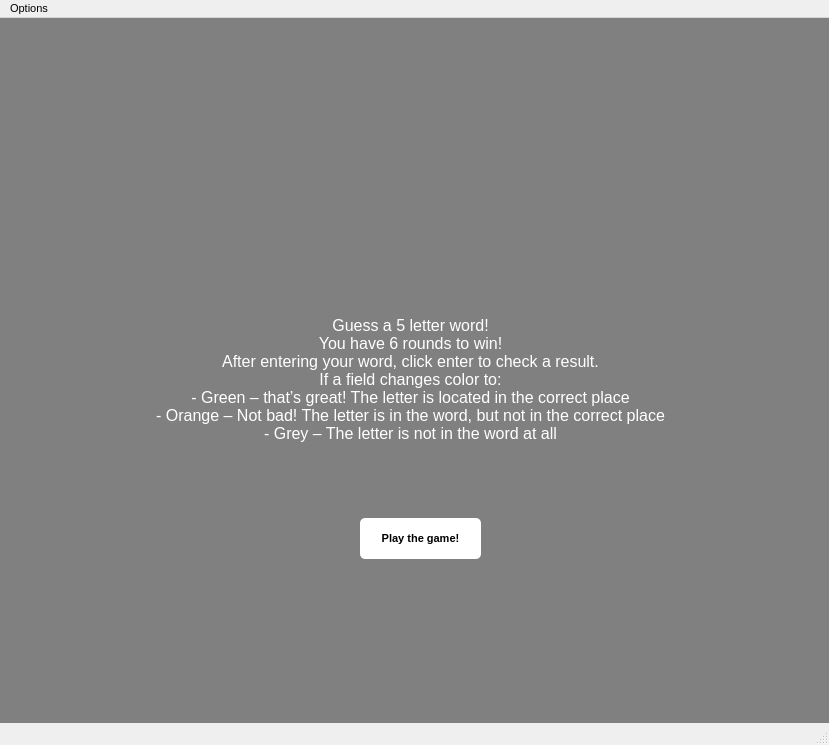
<?xml version="1.0" encoding="UTF-8"?>
<ui version="4.0">
 <class>MainWindow</class>
 <widget class="QMainWindow" name="MainWindow">
  <property name="geometry">
   <rect>
    <x>0</x>
    <y>0</y>
    <width>829</width>
    <height>745</height>
   </rect>
  </property>
  <property name="font">
   <font>
    <pointsize>8</pointsize>
   </font>
  </property>
  <property name="cursor">
   <cursorShape>ArrowCursor</cursorShape>
  </property>
  <property name="windowTitle">
   <string>MainWindow</string>
  </property>
  <property name="inputMethodHints">
   <set>Qt::ImhNone</set>
  </property>
  <widget class="QWidget" name="centralwidget">
   <property name="styleSheet">
    <string notr="true"/>
   </property>
   <widget class="QLabel" name="gameName">
    <property name="geometry">
     <rect>
      <x>330</x>
      <y>10</y>
      <width>241</width>
      <height>71</height>
     </rect>
    </property>
    <property name="font">
     <font>
      <family>Noto Serif Light</family>
      <pointsize>28</pointsize>
     </font>
    </property>
    <property name="text">
     <string>Wordle</string>
    </property>
   </widget>
   <widget class="QWidget" name="gridLayoutWidget">
    <property name="geometry">
     <rect>
      <x>210</x>
      <y>90</y>
      <width>411</width>
      <height>541</height>
     </rect>
    </property>
    <layout class="QGridLayout" name="gridLayout" rowstretch="1,1,1,1,1,1" columnstretch="1,1,1,1,1">
     <property name="sizeConstraint">
      <enum>QLayout::SetDefaultConstraint</enum>
     </property>
     <property name="horizontalSpacing">
      <number>10</number>
     </property>
     <property name="verticalSpacing">
      <number>30</number>
     </property>
     <item row="0" column="2">
      <widget class="QLineEdit" name="s3">
       <property name="sizePolicy">
        <sizepolicy hsizetype="Expanding" vsizetype="Expanding">
         <horstretch>0</horstretch>
         <verstretch>0</verstretch>
        </sizepolicy>
       </property>
       <property name="font">
        <font>
         <family>Palatino Linotype</family>
         <pointsize>18</pointsize>
         <weight>75</weight>
         <bold>true</bold>
        </font>
       </property>
       <property name="styleSheet">
        <string notr="true">border-radius: 15px;</string>
       </property>
       <property name="maxLength">
        <number>1</number>
       </property>
       <property name="alignment">
        <set>Qt::AlignCenter</set>
       </property>
      </widget>
     </item>
     <item row="5" column="0">
      <widget class="QLineEdit" name="s26">
       <property name="sizePolicy">
        <sizepolicy hsizetype="Expanding" vsizetype="Expanding">
         <horstretch>0</horstretch>
         <verstretch>0</verstretch>
        </sizepolicy>
       </property>
       <property name="font">
        <font>
         <family>Palatino Linotype</family>
         <pointsize>18</pointsize>
         <weight>75</weight>
         <bold>true</bold>
        </font>
       </property>
       <property name="styleSheet">
        <string notr="true">border-radius: 15px;</string>
       </property>
       <property name="maxLength">
        <number>1</number>
       </property>
       <property name="alignment">
        <set>Qt::AlignCenter</set>
       </property>
      </widget>
     </item>
     <item row="0" column="3">
      <widget class="QLineEdit" name="s4">
       <property name="sizePolicy">
        <sizepolicy hsizetype="Expanding" vsizetype="Expanding">
         <horstretch>0</horstretch>
         <verstretch>0</verstretch>
        </sizepolicy>
       </property>
       <property name="font">
        <font>
         <family>Palatino Linotype</family>
         <pointsize>18</pointsize>
         <weight>75</weight>
         <bold>true</bold>
        </font>
       </property>
       <property name="styleSheet">
        <string notr="true">border-radius: 15px;</string>
       </property>
       <property name="maxLength">
        <number>1</number>
       </property>
       <property name="alignment">
        <set>Qt::AlignCenter</set>
       </property>
      </widget>
     </item>
     <item row="2" column="0">
      <widget class="QLineEdit" name="s11">
       <property name="sizePolicy">
        <sizepolicy hsizetype="Expanding" vsizetype="Expanding">
         <horstretch>0</horstretch>
         <verstretch>0</verstretch>
        </sizepolicy>
       </property>
       <property name="font">
        <font>
         <family>Palatino Linotype</family>
         <pointsize>18</pointsize>
         <weight>75</weight>
         <bold>true</bold>
        </font>
       </property>
       <property name="styleSheet">
        <string notr="true">border-radius: 15px;</string>
       </property>
       <property name="maxLength">
        <number>1</number>
       </property>
       <property name="alignment">
        <set>Qt::AlignCenter</set>
       </property>
      </widget>
     </item>
     <item row="0" column="0">
      <widget class="QLineEdit" name="s1">
       <property name="sizePolicy">
        <sizepolicy hsizetype="Expanding" vsizetype="Expanding">
         <horstretch>0</horstretch>
         <verstretch>0</verstretch>
        </sizepolicy>
       </property>
       <property name="font">
        <font>
         <family>Palatino Linotype</family>
         <pointsize>18</pointsize>
         <weight>75</weight>
         <bold>true</bold>
        </font>
       </property>
       <property name="styleSheet">
        <string notr="true">border-radius: 15px;</string>
       </property>
       <property name="inputMethodHints">
        <set>Qt::ImhNone</set>
       </property>
       <property name="maxLength">
        <number>1</number>
       </property>
       <property name="alignment">
        <set>Qt::AlignCenter</set>
       </property>
      </widget>
     </item>
     <item row="0" column="4">
      <widget class="QLineEdit" name="s5">
       <property name="sizePolicy">
        <sizepolicy hsizetype="Expanding" vsizetype="Expanding">
         <horstretch>0</horstretch>
         <verstretch>0</verstretch>
        </sizepolicy>
       </property>
       <property name="font">
        <font>
         <family>Palatino Linotype</family>
         <pointsize>18</pointsize>
         <weight>75</weight>
         <bold>true</bold>
        </font>
       </property>
       <property name="styleSheet">
        <string notr="true">border-radius: 15px;</string>
       </property>
       <property name="maxLength">
        <number>1</number>
       </property>
       <property name="alignment">
        <set>Qt::AlignCenter</set>
       </property>
      </widget>
     </item>
     <item row="4" column="1">
      <widget class="QLineEdit" name="s22">
       <property name="sizePolicy">
        <sizepolicy hsizetype="Expanding" vsizetype="Expanding">
         <horstretch>0</horstretch>
         <verstretch>0</verstretch>
        </sizepolicy>
       </property>
       <property name="font">
        <font>
         <family>Palatino Linotype</family>
         <pointsize>18</pointsize>
         <weight>75</weight>
         <bold>true</bold>
        </font>
       </property>
       <property name="styleSheet">
        <string notr="true">border-radius: 15px;</string>
       </property>
       <property name="maxLength">
        <number>1</number>
       </property>
       <property name="alignment">
        <set>Qt::AlignCenter</set>
       </property>
      </widget>
     </item>
     <item row="3" column="3">
      <widget class="QLineEdit" name="s19">
       <property name="sizePolicy">
        <sizepolicy hsizetype="Expanding" vsizetype="Expanding">
         <horstretch>0</horstretch>
         <verstretch>0</verstretch>
        </sizepolicy>
       </property>
       <property name="font">
        <font>
         <family>Palatino Linotype</family>
         <pointsize>18</pointsize>
         <weight>75</weight>
         <bold>true</bold>
        </font>
       </property>
       <property name="styleSheet">
        <string notr="true">border-radius: 15px;</string>
       </property>
       <property name="maxLength">
        <number>1</number>
       </property>
       <property name="alignment">
        <set>Qt::AlignCenter</set>
       </property>
      </widget>
     </item>
     <item row="2" column="1">
      <widget class="QLineEdit" name="s12">
       <property name="sizePolicy">
        <sizepolicy hsizetype="Expanding" vsizetype="Expanding">
         <horstretch>0</horstretch>
         <verstretch>0</verstretch>
        </sizepolicy>
       </property>
       <property name="font">
        <font>
         <family>Palatino Linotype</family>
         <pointsize>18</pointsize>
         <weight>75</weight>
         <bold>true</bold>
        </font>
       </property>
       <property name="styleSheet">
        <string notr="true">border-radius: 15px;</string>
       </property>
       <property name="maxLength">
        <number>1</number>
       </property>
       <property name="alignment">
        <set>Qt::AlignCenter</set>
       </property>
      </widget>
     </item>
     <item row="1" column="3">
      <widget class="QLineEdit" name="s9">
       <property name="sizePolicy">
        <sizepolicy hsizetype="Expanding" vsizetype="Expanding">
         <horstretch>0</horstretch>
         <verstretch>0</verstretch>
        </sizepolicy>
       </property>
       <property name="font">
        <font>
         <family>Palatino Linotype</family>
         <pointsize>18</pointsize>
         <weight>75</weight>
         <bold>true</bold>
        </font>
       </property>
       <property name="styleSheet">
        <string notr="true">border-radius: 15px;
</string>
       </property>
       <property name="maxLength">
        <number>1</number>
       </property>
       <property name="alignment">
        <set>Qt::AlignCenter</set>
       </property>
      </widget>
     </item>
     <item row="4" column="4">
      <widget class="QLineEdit" name="s25">
       <property name="sizePolicy">
        <sizepolicy hsizetype="Expanding" vsizetype="Expanding">
         <horstretch>0</horstretch>
         <verstretch>0</verstretch>
        </sizepolicy>
       </property>
       <property name="font">
        <font>
         <family>Palatino Linotype</family>
         <pointsize>18</pointsize>
         <weight>75</weight>
         <bold>true</bold>
        </font>
       </property>
       <property name="styleSheet">
        <string notr="true">border-radius: 15px;</string>
       </property>
       <property name="maxLength">
        <number>1</number>
       </property>
       <property name="alignment">
        <set>Qt::AlignCenter</set>
       </property>
      </widget>
     </item>
     <item row="4" column="3">
      <widget class="QLineEdit" name="s24">
       <property name="sizePolicy">
        <sizepolicy hsizetype="Expanding" vsizetype="Expanding">
         <horstretch>0</horstretch>
         <verstretch>0</verstretch>
        </sizepolicy>
       </property>
       <property name="font">
        <font>
         <family>Palatino Linotype</family>
         <pointsize>18</pointsize>
         <weight>75</weight>
         <bold>true</bold>
        </font>
       </property>
       <property name="styleSheet">
        <string notr="true">border-radius: 15px;</string>
       </property>
       <property name="maxLength">
        <number>1</number>
       </property>
       <property name="alignment">
        <set>Qt::AlignCenter</set>
       </property>
      </widget>
     </item>
     <item row="1" column="0">
      <widget class="QLineEdit" name="s6">
       <property name="sizePolicy">
        <sizepolicy hsizetype="Expanding" vsizetype="Expanding">
         <horstretch>0</horstretch>
         <verstretch>0</verstretch>
        </sizepolicy>
       </property>
       <property name="font">
        <font>
         <family>Palatino Linotype</family>
         <pointsize>18</pointsize>
         <weight>75</weight>
         <bold>true</bold>
        </font>
       </property>
       <property name="styleSheet">
        <string notr="true">border-radius: 15px;</string>
       </property>
       <property name="maxLength">
        <number>1</number>
       </property>
       <property name="alignment">
        <set>Qt::AlignCenter</set>
       </property>
      </widget>
     </item>
     <item row="5" column="1">
      <widget class="QLineEdit" name="s27">
       <property name="sizePolicy">
        <sizepolicy hsizetype="Expanding" vsizetype="Expanding">
         <horstretch>0</horstretch>
         <verstretch>0</verstretch>
        </sizepolicy>
       </property>
       <property name="font">
        <font>
         <family>Palatino Linotype</family>
         <pointsize>18</pointsize>
         <weight>75</weight>
         <bold>true</bold>
        </font>
       </property>
       <property name="styleSheet">
        <string notr="true">border-radius: 15px;</string>
       </property>
       <property name="maxLength">
        <number>1</number>
       </property>
       <property name="alignment">
        <set>Qt::AlignCenter</set>
       </property>
      </widget>
     </item>
     <item row="3" column="0">
      <widget class="QLineEdit" name="s16">
       <property name="sizePolicy">
        <sizepolicy hsizetype="Expanding" vsizetype="Expanding">
         <horstretch>0</horstretch>
         <verstretch>0</verstretch>
        </sizepolicy>
       </property>
       <property name="font">
        <font>
         <family>Palatino Linotype</family>
         <pointsize>18</pointsize>
         <weight>75</weight>
         <bold>true</bold>
        </font>
       </property>
       <property name="styleSheet">
        <string notr="true">border-radius: 15px;</string>
       </property>
       <property name="maxLength">
        <number>1</number>
       </property>
       <property name="alignment">
        <set>Qt::AlignCenter</set>
       </property>
      </widget>
     </item>
     <item row="0" column="1">
      <widget class="QLineEdit" name="s2">
       <property name="sizePolicy">
        <sizepolicy hsizetype="Expanding" vsizetype="Expanding">
         <horstretch>0</horstretch>
         <verstretch>0</verstretch>
        </sizepolicy>
       </property>
       <property name="font">
        <font>
         <family>Palatino Linotype</family>
         <pointsize>18</pointsize>
         <weight>75</weight>
         <bold>true</bold>
        </font>
       </property>
       <property name="styleSheet">
        <string notr="true">border-radius: 15px;</string>
       </property>
       <property name="maxLength">
        <number>1</number>
       </property>
       <property name="alignment">
        <set>Qt::AlignCenter</set>
       </property>
      </widget>
     </item>
     <item row="1" column="1">
      <widget class="QLineEdit" name="s7">
       <property name="sizePolicy">
        <sizepolicy hsizetype="Expanding" vsizetype="Expanding">
         <horstretch>0</horstretch>
         <verstretch>0</verstretch>
        </sizepolicy>
       </property>
       <property name="font">
        <font>
         <family>Palatino Linotype</family>
         <pointsize>18</pointsize>
         <weight>75</weight>
         <bold>true</bold>
        </font>
       </property>
       <property name="styleSheet">
        <string notr="true">border-radius: 15px;</string>
       </property>
       <property name="maxLength">
        <number>1</number>
       </property>
       <property name="alignment">
        <set>Qt::AlignCenter</set>
       </property>
      </widget>
     </item>
     <item row="4" column="0">
      <widget class="QLineEdit" name="s21">
       <property name="sizePolicy">
        <sizepolicy hsizetype="Expanding" vsizetype="Expanding">
         <horstretch>0</horstretch>
         <verstretch>0</verstretch>
        </sizepolicy>
       </property>
       <property name="font">
        <font>
         <family>Palatino Linotype</family>
         <pointsize>18</pointsize>
         <weight>75</weight>
         <bold>true</bold>
        </font>
       </property>
       <property name="styleSheet">
        <string notr="true">border-radius: 15px;</string>
       </property>
       <property name="maxLength">
        <number>1</number>
       </property>
       <property name="alignment">
        <set>Qt::AlignCenter</set>
       </property>
      </widget>
     </item>
     <item row="2" column="4">
      <widget class="QLineEdit" name="s15">
       <property name="sizePolicy">
        <sizepolicy hsizetype="Expanding" vsizetype="Expanding">
         <horstretch>0</horstretch>
         <verstretch>0</verstretch>
        </sizepolicy>
       </property>
       <property name="font">
        <font>
         <family>Palatino Linotype</family>
         <pointsize>18</pointsize>
         <weight>75</weight>
         <bold>true</bold>
        </font>
       </property>
       <property name="styleSheet">
        <string notr="true">border-radius: 15px;</string>
       </property>
       <property name="maxLength">
        <number>1</number>
       </property>
       <property name="alignment">
        <set>Qt::AlignCenter</set>
       </property>
      </widget>
     </item>
     <item row="5" column="4">
      <widget class="QLineEdit" name="s30">
       <property name="sizePolicy">
        <sizepolicy hsizetype="Expanding" vsizetype="Expanding">
         <horstretch>0</horstretch>
         <verstretch>0</verstretch>
        </sizepolicy>
       </property>
       <property name="font">
        <font>
         <family>Palatino Linotype</family>
         <pointsize>18</pointsize>
         <weight>75</weight>
         <bold>true</bold>
        </font>
       </property>
       <property name="styleSheet">
        <string notr="true">border-radius: 15px;</string>
       </property>
       <property name="maxLength">
        <number>1</number>
       </property>
       <property name="alignment">
        <set>Qt::AlignCenter</set>
       </property>
      </widget>
     </item>
     <item row="1" column="2">
      <widget class="QLineEdit" name="s8">
       <property name="sizePolicy">
        <sizepolicy hsizetype="Expanding" vsizetype="Expanding">
         <horstretch>0</horstretch>
         <verstretch>0</verstretch>
        </sizepolicy>
       </property>
       <property name="font">
        <font>
         <family>Palatino Linotype</family>
         <pointsize>18</pointsize>
         <weight>75</weight>
         <bold>true</bold>
        </font>
       </property>
       <property name="styleSheet">
        <string notr="true">border-radius: 15px;</string>
       </property>
       <property name="maxLength">
        <number>1</number>
       </property>
       <property name="alignment">
        <set>Qt::AlignCenter</set>
       </property>
      </widget>
     </item>
     <item row="5" column="3">
      <widget class="QLineEdit" name="s29">
       <property name="sizePolicy">
        <sizepolicy hsizetype="Expanding" vsizetype="Expanding">
         <horstretch>0</horstretch>
         <verstretch>0</verstretch>
        </sizepolicy>
       </property>
       <property name="font">
        <font>
         <family>Palatino Linotype</family>
         <pointsize>18</pointsize>
         <weight>75</weight>
         <bold>true</bold>
        </font>
       </property>
       <property name="styleSheet">
        <string notr="true">border-radius: 15px;</string>
       </property>
       <property name="maxLength">
        <number>1</number>
       </property>
       <property name="alignment">
        <set>Qt::AlignCenter</set>
       </property>
      </widget>
     </item>
     <item row="2" column="2">
      <widget class="QLineEdit" name="s13">
       <property name="sizePolicy">
        <sizepolicy hsizetype="Expanding" vsizetype="Expanding">
         <horstretch>0</horstretch>
         <verstretch>0</verstretch>
        </sizepolicy>
       </property>
       <property name="font">
        <font>
         <family>Palatino Linotype</family>
         <pointsize>18</pointsize>
         <weight>75</weight>
         <bold>true</bold>
        </font>
       </property>
       <property name="styleSheet">
        <string notr="true">border-radius: 15px;</string>
       </property>
       <property name="maxLength">
        <number>1</number>
       </property>
       <property name="alignment">
        <set>Qt::AlignCenter</set>
       </property>
      </widget>
     </item>
     <item row="3" column="4">
      <widget class="QLineEdit" name="s20">
       <property name="sizePolicy">
        <sizepolicy hsizetype="Expanding" vsizetype="Expanding">
         <horstretch>0</horstretch>
         <verstretch>0</verstretch>
        </sizepolicy>
       </property>
       <property name="font">
        <font>
         <family>Palatino Linotype</family>
         <pointsize>18</pointsize>
         <weight>75</weight>
         <bold>true</bold>
        </font>
       </property>
       <property name="styleSheet">
        <string notr="true">border-radius: 15px;</string>
       </property>
       <property name="maxLength">
        <number>1</number>
       </property>
       <property name="alignment">
        <set>Qt::AlignCenter</set>
       </property>
      </widget>
     </item>
     <item row="3" column="2">
      <widget class="QLineEdit" name="s18">
       <property name="sizePolicy">
        <sizepolicy hsizetype="Expanding" vsizetype="Expanding">
         <horstretch>0</horstretch>
         <verstretch>0</verstretch>
        </sizepolicy>
       </property>
       <property name="font">
        <font>
         <family>Palatino Linotype</family>
         <pointsize>18</pointsize>
         <weight>75</weight>
         <bold>true</bold>
        </font>
       </property>
       <property name="styleSheet">
        <string notr="true">border-radius: 15px;</string>
       </property>
       <property name="maxLength">
        <number>1</number>
       </property>
       <property name="alignment">
        <set>Qt::AlignCenter</set>
       </property>
      </widget>
     </item>
     <item row="2" column="3">
      <widget class="QLineEdit" name="s14">
       <property name="sizePolicy">
        <sizepolicy hsizetype="Expanding" vsizetype="Expanding">
         <horstretch>0</horstretch>
         <verstretch>0</verstretch>
        </sizepolicy>
       </property>
       <property name="font">
        <font>
         <family>Palatino Linotype</family>
         <pointsize>18</pointsize>
         <weight>75</weight>
         <bold>true</bold>
        </font>
       </property>
       <property name="styleSheet">
        <string notr="true">border-radius: 15px;</string>
       </property>
       <property name="maxLength">
        <number>1</number>
       </property>
       <property name="alignment">
        <set>Qt::AlignCenter</set>
       </property>
      </widget>
     </item>
     <item row="1" column="4">
      <widget class="QLineEdit" name="s10">
       <property name="sizePolicy">
        <sizepolicy hsizetype="Expanding" vsizetype="Expanding">
         <horstretch>0</horstretch>
         <verstretch>0</verstretch>
        </sizepolicy>
       </property>
       <property name="font">
        <font>
         <family>Palatino Linotype</family>
         <pointsize>18</pointsize>
         <weight>75</weight>
         <bold>true</bold>
        </font>
       </property>
       <property name="styleSheet">
        <string notr="true">border-radius: 15px;</string>
       </property>
       <property name="maxLength">
        <number>1</number>
       </property>
       <property name="alignment">
        <set>Qt::AlignCenter</set>
       </property>
      </widget>
     </item>
     <item row="5" column="2">
      <widget class="QLineEdit" name="s28">
       <property name="sizePolicy">
        <sizepolicy hsizetype="Expanding" vsizetype="Expanding">
         <horstretch>0</horstretch>
         <verstretch>0</verstretch>
        </sizepolicy>
       </property>
       <property name="font">
        <font>
         <family>Palatino Linotype</family>
         <pointsize>18</pointsize>
         <weight>75</weight>
         <bold>true</bold>
        </font>
       </property>
       <property name="styleSheet">
        <string notr="true">border-radius: 15px;</string>
       </property>
       <property name="maxLength">
        <number>1</number>
       </property>
       <property name="alignment">
        <set>Qt::AlignCenter</set>
       </property>
      </widget>
     </item>
     <item row="3" column="1">
      <widget class="QLineEdit" name="s17">
       <property name="sizePolicy">
        <sizepolicy hsizetype="Expanding" vsizetype="Expanding">
         <horstretch>0</horstretch>
         <verstretch>0</verstretch>
        </sizepolicy>
       </property>
       <property name="font">
        <font>
         <family>Palatino Linotype</family>
         <pointsize>18</pointsize>
         <weight>75</weight>
         <bold>true</bold>
        </font>
       </property>
       <property name="styleSheet">
        <string notr="true">border-radius: 15px;</string>
       </property>
       <property name="maxLength">
        <number>1</number>
       </property>
       <property name="alignment">
        <set>Qt::AlignCenter</set>
       </property>
      </widget>
     </item>
     <item row="4" column="2">
      <widget class="QLineEdit" name="s23">
       <property name="sizePolicy">
        <sizepolicy hsizetype="Expanding" vsizetype="Expanding">
         <horstretch>0</horstretch>
         <verstretch>0</verstretch>
        </sizepolicy>
       </property>
       <property name="font">
        <font>
         <family>Palatino Linotype</family>
         <pointsize>18</pointsize>
         <weight>75</weight>
         <bold>true</bold>
        </font>
       </property>
       <property name="styleSheet">
        <string notr="true">border-radius: 15px;</string>
       </property>
       <property name="maxLength">
        <number>1</number>
       </property>
       <property name="alignment">
        <set>Qt::AlignCenter</set>
       </property>
      </widget>
     </item>
    </layout>
   </widget>
   <widget class="QPushButton" name="pushButton">
    <property name="geometry">
     <rect>
      <x>310</x>
      <y>660</y>
      <width>91</width>
      <height>31</height>
     </rect>
    </property>
    <property name="styleSheet">
     <string notr="true">border-radius: 5px;
padding: 5px;
background-color: #d3d8df;
hover {border:solid rgb(255, 255, 82)}
focus {border: solid rgb(255, 255, 82)}</string>
    </property>
    <property name="text">
     <string> ✔ Check!</string>
    </property>
   </widget>
   <widget class="QPushButton" name="pushButton2">
    <property name="geometry">
     <rect>
      <x>420</x>
      <y>660</y>
      <width>91</width>
      <height>31</height>
     </rect>
    </property>
    <property name="styleSheet">
     <string notr="true">border-radius: 5px;
padding: 5px;
background-color: #d3d8df;
hover {border:solid rgb(255, 255, 82)}
focus {border: solid rgb(255, 255, 82)}</string>
    </property>
    <property name="text">
     <string>✖ Give up!</string>
    </property>
   </widget>
   <widget class="QLabel" name="label">
    <property name="geometry">
     <rect>
      <x>-30</x>
      <y>0</y>
      <width>881</width>
      <height>741</height>
     </rect>
    </property>
    <property name="font">
     <font>
      <pointsize>12</pointsize>
     </font>
    </property>
    <property name="styleSheet">
     <string notr="true">background-color:grey;
color: #fff;</string>
    </property>
    <property name="text">
     <string>Guess a 5 letter word!
You have 6 rounds to win!
After entering your word, click enter to check a result.
If a field changes color to:
- Green – that’s great! The letter is located in the correct place
- Orange – Not bad! The letter is in the word, but not in the correct place
- Grey – The letter is not in the word at all
</string>
    </property>
    <property name="alignment">
     <set>Qt::AlignCenter</set>
    </property>
   </widget>
   <widget class="QPushButton" name="pushButton3">
    <property name="geometry">
     <rect>
      <x>360</x>
      <y>500</y>
      <width>121</width>
      <height>41</height>
     </rect>
    </property>
    <property name="font">
     <font>
      <pointsize>8</pointsize>
      <weight>75</weight>
      <bold>true</bold>
     </font>
    </property>
    <property name="styleSheet">
     <string notr="true">border-radius: 5px;
background-color: #fff;</string>
    </property>
    <property name="text">
     <string>Play the game!</string>
    </property>
   </widget>
  </widget>
  <widget class="QMenuBar" name="menubar">
   <property name="geometry">
    <rect>
     <x>0</x>
     <y>0</y>
     <width>829</width>
     <height>23</height>
    </rect>
   </property>
   <widget class="QMenu" name="options">
    <property name="title">
     <string>Options</string>
    </property>
    <addaction name="actionRestart"/>
    <addaction name="actionRules"/>
    <addaction name="actionExit"/>
   </widget>
   <addaction name="options"/>
  </widget>
  <widget class="QStatusBar" name="statusbar"/>
  <action name="actionRestart">
   <property name="text">
    <string>New game</string>
   </property>
  </action>
  <action name="actionRules">
   <property name="text">
    <string>Rules</string>
   </property>
  </action>
  <action name="actionExit">
   <property name="text">
    <string>Exit</string>
   </property>
  </action>
 </widget>
 <tabstops>
  <tabstop>s1</tabstop>
  <tabstop>s2</tabstop>
  <tabstop>s3</tabstop>
  <tabstop>s4</tabstop>
  <tabstop>s5</tabstop>
  <tabstop>s6</tabstop>
  <tabstop>s7</tabstop>
  <tabstop>s8</tabstop>
  <tabstop>s9</tabstop>
  <tabstop>s10</tabstop>
  <tabstop>s11</tabstop>
  <tabstop>s12</tabstop>
  <tabstop>s13</tabstop>
  <tabstop>s14</tabstop>
  <tabstop>s15</tabstop>
  <tabstop>s16</tabstop>
  <tabstop>s17</tabstop>
  <tabstop>s18</tabstop>
  <tabstop>s19</tabstop>
  <tabstop>s20</tabstop>
  <tabstop>s21</tabstop>
  <tabstop>s22</tabstop>
  <tabstop>s23</tabstop>
  <tabstop>s24</tabstop>
  <tabstop>s25</tabstop>
  <tabstop>s26</tabstop>
  <tabstop>s27</tabstop>
  <tabstop>s28</tabstop>
  <tabstop>s29</tabstop>
  <tabstop>s30</tabstop>
 </tabstops>
 <resources/>
 <connections/>
</ui>
